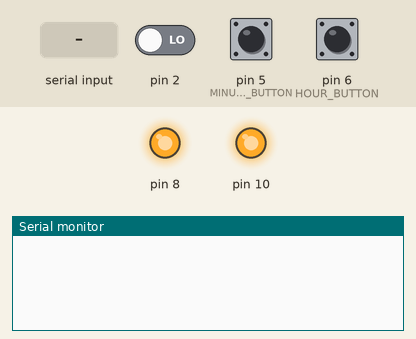
Simulated run of this sketch. Board: Arduino Uno, built with avr-gcc and run on an emulated ATmega328P. Shown: output pins drawn as LEDs (lit = HIGH), the last lines printed to the serial monitor. Inputs (shaded band) come from the test bench; at power-on: pin 5 (MINUTE_BUTTON) HIGH, pin 2 LOW, pin 6 (HOUR_BUTTON) HIGH.

Above: at 1.2 s.
1.3 s: pin 5 (MINUTE_BUTTON) pulled LOW for 1 s
At 3.4 s:
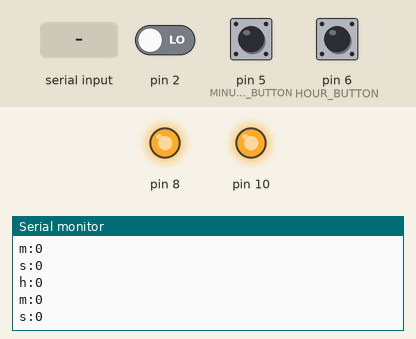
3.8 s: "90,45\n" received over Serial
At 4.8 s:
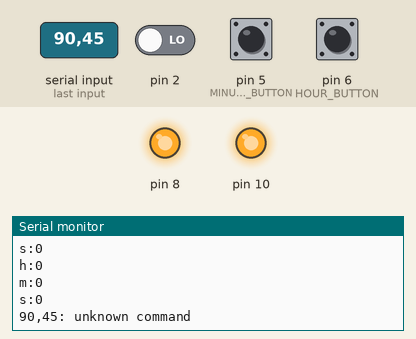
5.3 s: byte 10 ('\n') received over Serial
At 6.5 s:
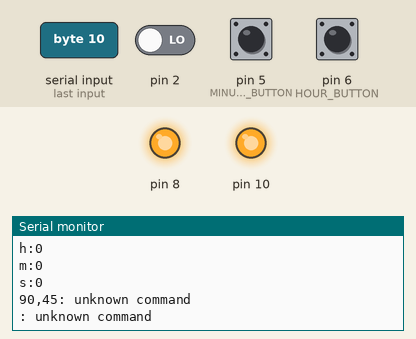
6.8 s: "t90\n" received over Serial
At 7.7 s:
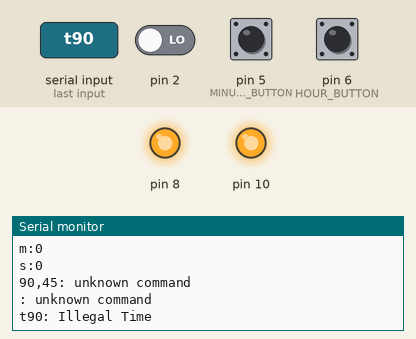
8.3 s: "t,45\n" received over Serial
At 9.3 s:
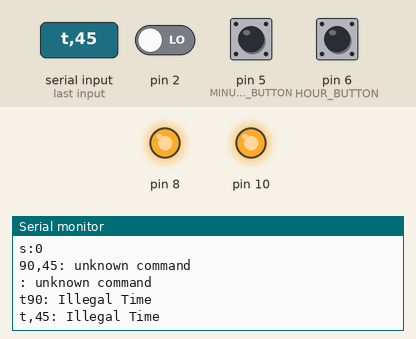

The sketch:

RTCTest.ino
```cpp
#include <SPI.h>
#include "RTC.h"
#include "SoftTimer.h"
#include "General.h"

#define RTC_CHIP_SELECT	8

#define MINUTE_BUTTON 5
#define HOUR_BUTTON 6


void
displayTime(uint8_t h, uint8_t m, uint8_t s)
{
  DUMP(h);
  DUMP(m);
  DUMP(s);
  Serial.println();
}


volatile int state = LOW;
void
doCommand(const String& i) {
  char b[100];
  i.toCharArray(b,sizeof(b));
  Serial.print(b);
  switch(b[0]) {
    default:
      Serial.println(": unknown command ");
      return;

    case 't':
      char d;
      int h,m;
      int test = sscanf(b,"%c %d %d",&d,&h,&m);
      if ( test != 3 || !Rtc.setTimeDate(0,0,0,h,m,0)) {
	Serial.println(": Illegal Time");
	return;
      }
      break;
  }
  Serial.println(" OK");
}

boolean tickDisable;
uint8_t  disableCount;
void
tick() {
  if ( !tickDisable ) {
    Rtc.refresh();
    displayTime(Rtc.hour,Rtc.minute,Rtc.second);
  } else {
    if ( !disableCount || !--disableCount )
      tickDisable = false;
  }
}

#define FAST_TIME 50
#define SLOW_TIME 100
uint8_t  minuteTimer,minuteCount,hourTimer,modeTimer;

void
buttonReaderCallback(Task* task) {
  if ( !digitalRead(MINUTE_BUTTON) ) {

    if ( !--minuteTimer ) {
      tickDisable = true;
      disableCount = 5;
      if ( minuteCount < 5 ) {
        ++minuteCount;
        minuteTimer = SLOW_TIME;
       } else {
        minuteTimer = FAST_TIME;
       }
       Rtc.setTimeDate(0,0,0,Rtc.hour,Rtc.minute+1==60?0:Rtc.minute+1,0);
       Rtc.refresh();
       displayTime(Rtc.hour,Rtc.minute,Rtc.second);
    }
  } else {
    minuteCount = 0;
    minuteTimer = 1;
  }

  if ( !digitalRead(HOUR_BUTTON) ) {

    if ( !--hourTimer ) {
      tickDisable = true;
      disableCount = 5;
      hourTimer = SLOW_TIME;
      Rtc.setTimeDate(0,0,0,Rtc.hour+1==12?0:Rtc.hour+1,Rtc.minute,0);
      Rtc.refresh();
      displayTime(Rtc.hour,Rtc.minute,Rtc.second);
    }
  } else {
    hourTimer = 1;
  }
}


String input;
void serialReaderCallback(Task* task) {
  if ( Serial.available() > 0 ) {
    char b = Serial.read();
    if ( b == '\n' ) {
      doCommand(input);
      input = "";
    } else {
      input += b;
    }
  }
}
Task serialTimer(10,serialReaderCallback);
Task buttonTimer(3,buttonReaderCallback);


void
setup() {
  minuteTimer=hourTimer=modeTimer = 1;
  minuteCount=SLOW_TIME;
  Serial.begin(9600);
  Rtc.init(RTC_CHIP_SELECT);
  //Rtc.setTimeDate( 11,12,13,10,15,00 );
  pinMode(2,INPUT);
  pinMode(MINUTE_BUTTON,INPUT_PULLUP);
  pinMode(HOUR_BUTTON,INPUT_PULLUP);
  attachInterrupt(0,tick,RISING);
  SoftTimer.add(&serialTimer);
  SoftTimer.add(&buttonTimer);
  tickDisable = false;
}
```

Measured:
- after the input at 1.3 s, the serial monitor: prints a new line at once (image 1)
- after the input at 3.8 s, the serial monitor: prints a new line after 0.05 s (image 2)
- after the input at 5.3 s, the serial monitor: prints a new line at once (image 3)
- after the input at 6.8 s, the serial monitor: prints a new line at once (image 4)
- after the input at 8.3 s, the serial monitor: prints a new line after 0.05 s (image 5)
